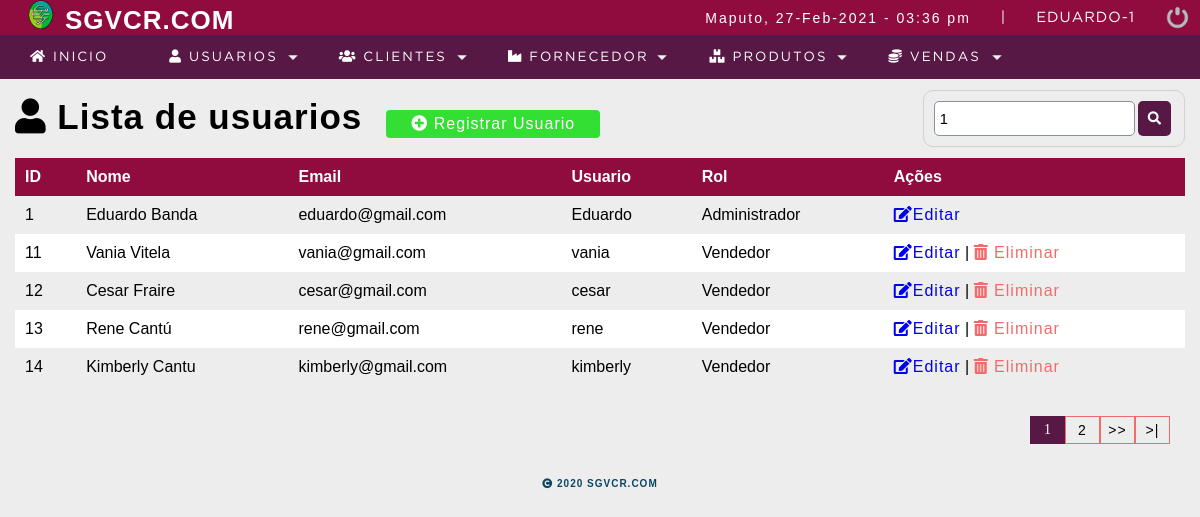
The app's page /sistema/buscar_usuario.php?busqueda=1 (signed in) with its own data.
### tables this page shows
CREATE TABLE IF NOT EXISTS `usuario` (
  `idusuario` int(11) NOT NULL AUTO_INCREMENT,
  `nombre` varchar(50) DEFAULT NULL,
  `correo` varchar(100) DEFAULT NULL,
  `usuario` varchar(15) DEFAULT NULL,
  `clave` varchar(100) DEFAULT NULL,
  `rol` int(11) DEFAULT NULL,
  `estatus` int(11) NOT NULL DEFAULT '1',
  PRIMARY KEY (`idusuario`),
  KEY `rol` (`rol`),
  CONSTRAINT `usuario_ibfk_1` FOREIGN KEY (`rol`) REFERENCES `rol` (`idrol`) ON DELETE CASCADE ON UPDATE CASCADE
);

CREATE TABLE IF NOT EXISTS `rol` (
  `idrol` int(11) NOT NULL AUTO_INCREMENT,
  `rol` varchar(20) DEFAULT NULL,
  PRIMARY KEY (`idrol`)
);

### sistema/buscar_usuario.php (the view, shortened to what this page needs)
<?php
    include "../conn.php";
?>
<!DOCTYPE html>
<html lang="en">
<head>
	<?php include "includes/scripts.php"; ?>
</head>
<body>
<?php include "includes/header.php"; ?>
	<section id="container">
        <?php
            $busqueda = strtolower ($_REQUEST['busqueda']);
        ?>
		<h1><i class="fa fa-user"></i> Lista de usuarios</h1>
        <a href="registro_usuario.php" class="btn_new"><i class="fas fa-plus-circle"></i> Registrar Usuario</a>
        <form action="buscar_usuario.php" method="get" class="form_search">
            <input type="text" name="busqueda" id="busqueda" placeholder="Buscar" value="<?php echo $busqueda; ?>">
            <button type="submit" class="btn_view"><i class="fas fa-search"></i></button>
        </form>
        <table>
            <tr>
                <th>ID</th>
                <th>Nome</th>
                <th>Email</th>
                <th>Usuario</th>
                <th>Rol</th>
                <th>Ações</th>
            </tr>
        <?php
        $rol = '';
        $sql_registe = mysqli_query($conn, "SELECT COUNT(*) as total_registro FROM usuario
                                                            WHERE ( idusuario LIKE '%$busqueda%' OR
                                                                    nombre LIKE '%$busqueda%' OR
                                                                    correo LIKE '%$busqueda%' OR
                                                                    usuario LIKE '%$busqueda%'
                                                                    $rol )
                                                                AND estatus = 1 ");
        $result_register = mysqli_fetch_array($sql_registe);
        $total_registro = $result_register['total_registro'];
        $por_pagina = 5;
        if(empty($_GET['pagina']))
        {
            $pagina =1;
        }else{
            $pagina = $_GET['pagina'];
        }
        $desde = ($pagina-1) * $por_pagina;
        $total_paginas = ceil($total_registro / $por_pagina);
            $query = mysqli_query($conn, "SELECT u.idusuario, u.nombre, u.correo, u.usuario, r.rol
                                                FROM usuario u INNER JOIN rol r ON u.rol = r.idrol
                                                WHERE
                                                ( u.idusuario LIKE '%$busqueda%' OR
                                                u.nombre LIKE '%$busqueda%' OR
                                                u.correo LIKE '%$busqueda%' OR
                                                u.usuario LIKE '%$busqueda%' OR
                                                r.rol LIKE '%$busqueda%' )
                                            AND
                                            estatus = 1 ORDER BY u.idusuario ASC LIMIT $desde,$por_pagina");
            $result = mysqli_num_rows($query);
            if($result > 0){
                    while($data = mysqli_fetch_array($query)){
        ?>
                <tr>
                <td><?php echo $data["idusuario"] ?></td>
                <td><?php echo $data["nombre"] ?></td>
                <td><?php echo $data["correo"] ?></td>
                <td><?php echo $data["usuario"] ?></td>
                <td><?php echo $data["rol"] ?></td>
                <td>
                    <a class="link_edit" href="editar_usuario.php?id=<?php echo $data["idusuario"] ?>"><i class="fas fa-edit"></i>Editar</a>
                    <?php if ($data["idusuario"] !=1){?>
                    |
                        <a class="link_delete" href="eliminar_confirmar_usuario.php?id=<?php echo $data["idusuario"] ?>"><i class="fas fa-trash-alt"></i> Eliminar</a>
                    <?php }?>
                </td>
            </tr>
            <?php
            }
        }
        ?>
        </table>
    <?php
        if($total_registro != 0)
        {
    ?>
        <div class="paginador">
            <ul>
            <?php
                for ($i=1; $i <= $total_paginas; $i++){
                    if($i == $pagina)
                    {
                        echo '<li class="pageSelected">'.$i.'</li>';
                    }else{
                        echo '<li><a href="?pagina='.$i.'&busqueda='.$busqueda.'">'.$i.'</a></li>';
                    }
                }
                if($pagina != $total_paginas)
                {
                ?>
                <li><a href="?pagina=<?php echo $pagina + 1; ?>&busqueda=<?php echo $busqueda; ?>">>></a></li>
                <li><a href="?pagina=<?php echo $total_paginas; ?>&busqueda=<?php echo $busqueda; ?>">>|</a></li>
                <?php } ?>
    </div>
                <?php } ?>
	</section>
	<?php include "includes/footer.php"; ?>
</body>
</html>

### sistema/css/styles.css (style rules this page uses)
* { margin: 0; padding: 0; box-sizing: border-box; }
body { background: #ededed; }
h1, h2, h3, h4, h5, h6 { font-family: 'arial'; font-weight: bold; letter-spacing: 1px; }
h1 { font-size: 26px; }
a { text-decoration: none; font-family: arial; letter-spacing: 1px; }
#container { padding: 90px 15px 15px; }
form { background: #FFF; margin: auto; padding: 20px 50px; border: 1px solid #d1d1d1; }
input,select { display: block; width: 100%; font-size: 11pt; padding: 5px; border: 1px solid #85929e; border-radius: 5px; }
#container h1 { font-size: 35px; display: inline-block; }
.btn_new { display: inline-block; background: #33df33; color: #fff; padding: 5px 25px; border-radius: 4px; margin: 20px; }
table { border-collapse: collapse; font-size: 12pt; font-family: 'arial'; width:100% }
table th { text-align: left; padding: 10px; background: #900C3F; color: #FFF; }
table tr:nth-child(odd) { background: #fff; }
table td { padding: 10px; }
.link_delete { color: #f26b6b; }
.paginador ul { padding: 15px; list-style: none; background: initial; margin-top: 15px; display: -webkit-flex; display: -moz-flex; display: -ms-flex; display: -o-flex; display: flex; justify-content: flex-end; }
.paginador a, .pageSelected { color: black; border: 1px solid #f26b6b; padding: 5px; display: inline-block; font-size: 14px; text-align: center; width: 35px; }
.pageSelected { color: #fff; background: #581845; border: 1px solid #581845; }
.form_search { display: -webkit-flex; display: -moz-flex; display: -ms-flex; display: -o-flex; display: flex; float: right; background: initial; padding: 10px; border-radius: 10px; }
.btn_view { background-color: #581845; border: 0; border-radius: 5px; cursor: pointer; padding: 10px; margin: 0 3px; color: #fff; }

### records on screen
usuario: idusuario "1", nombre "Eduardo Banda", correo "eduardo@gmail.com", usuario "Eduardo", rol.rol "Administrador"
usuario: idusuario "11", nombre "Vania Vitela", correo "vania@gmail.com", usuario "vania", rol.rol "Vendedor"
usuario: idusuario "12", nombre "Cesar Fraire", correo "cesar@gmail.com", usuario "cesar", rol.rol "Vendedor"
usuario: idusuario "13", nombre "Rene Cantú", correo "rene@gmail.com", usuario "rene", rol.rol "Vendedor"
usuario: idusuario "14", nombre "Kimberly Cantu", correo "kimberly@gmail.com", usuario "kimberly", rol.rol "Vendedor"

### other values on screen
$_SESSION['user'] "EDUARDO"
$_SESSION['rol'] "1"
